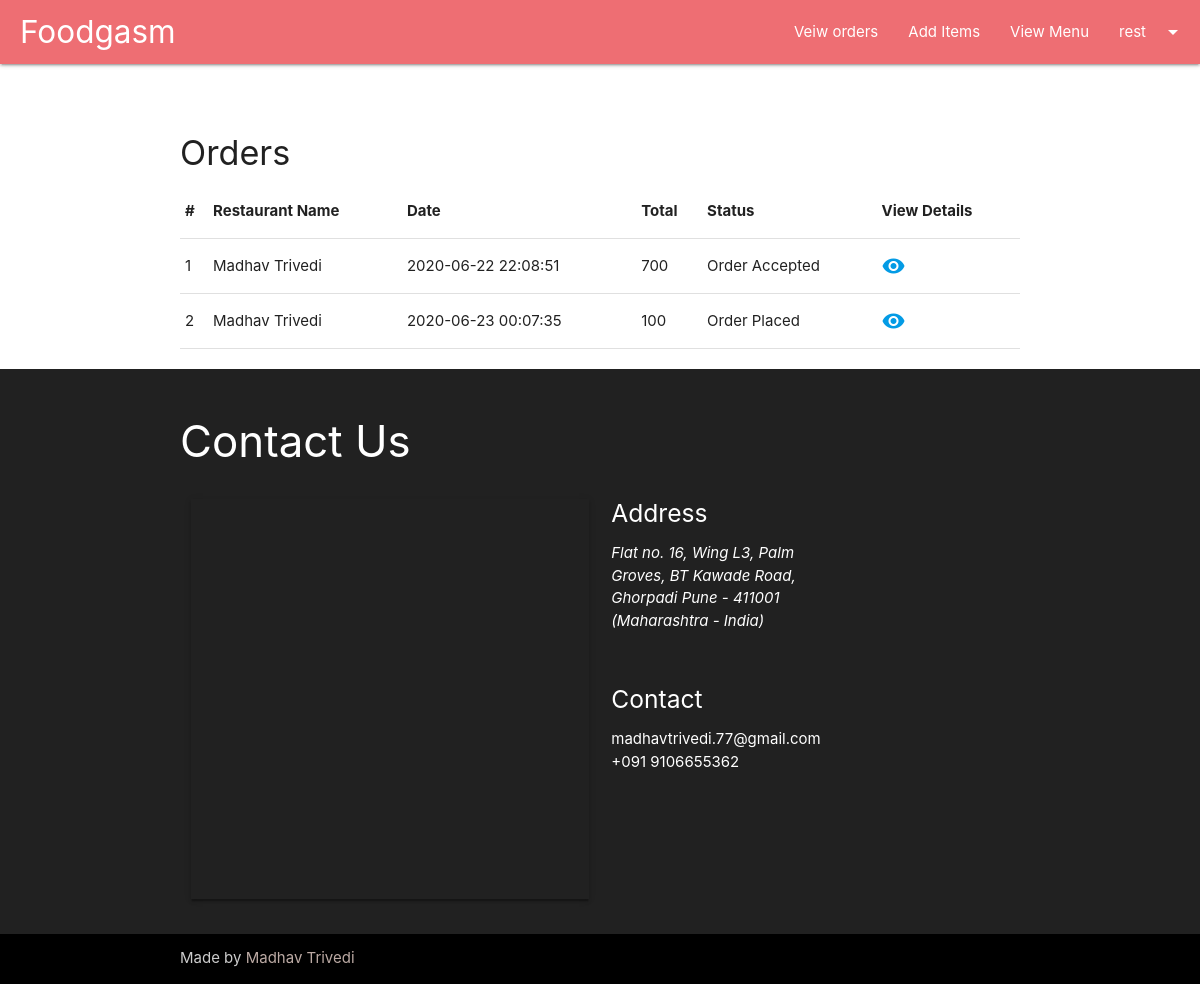
/view_orders.php (signed in), run on the app's committed database.
### tables this page shows
CREATE TABLE `orders` (
  `order_id` int(5) NOT NULL,
  `orders` longtext NOT NULL,
  `ordered_on` datetime NOT NULL,
  `restaurant_id` int(5) NOT NULL,
  `user_id` int(5) NOT NULL,
  `total` int(11) NOT NULL,
  `in_cart` int(1) NOT NULL,
  `order_status` int(1) NOT NULL
);

CREATE TABLE `users` (
  `id` int(11) NOT NULL,
  `name` varchar(151) NOT NULL,
  `email` varchar(100) NOT NULL,
  `contact` int(10) NOT NULL,
  `password` varchar(100) NOT NULL,
  `food_type_id` int(1) DEFAULT NULL,
  `city` varchar(100) NOT NULL,
  `image` varchar(500) DEFAULT NULL
);

### view_orders.php (the view, shortened to what this page needs)
<?php
include('config\database.php');
if (!$_SESSION['name']) {
    header('Location: index.php');
    exit();
}  else {
    include('header.php');
    $user_id = $_SESSION['id'];
    if ($_SESSION['user_type'] == 1) {
        $getOrders = "SELECT * FROM `orders` WHERE `user_id`=$user_id AND `order_status` != 0";
        $orders = mysqli_query($db, $getOrders);
    } else {
        $getOrders = "SELECT * FROM `orders` WHERE `restaurant_id`=$user_id AND `order_status` != 0";
        $orders = mysqli_query($db, $getOrders);
    }
?>
    <div class="container" style="margin-top: 70px;">
        <h4>Orders</h4>
        <div class="row">
            <table class="highlight" id="tab">
                <thead>
                    <tr>
                        <th>#</th>
                        <th>Restaurant Name</th>
                        <th>Date</th>
                        <th>Total</th>
                        <th>Status</th>
                        <th>View Details</th>
                    </tr>
                </thead>
                <tbody>
                    <?php if (!empty($orders)) {
                        $i = 0;
                        foreach ($orders as $order) {
                            $i++;
                            if ($_SESSION['user_type'] == 1) {
                                $restaurant_id = $order['restaurant_id'];
                                $getName = mysqli_query($db, "SELECT `name` from restaurants WHERE `id` = $restaurant_id");
                            } else {
                                $user_id = $order['user_id'];
                                $getName = mysqli_query($db, "SELECT `name` from users WHERE `id` = $user_id");
                            }
                            $restaurant = mysqli_fetch_assoc($getName);
                            $o_status = "";
                            if ($order['order_status'] == 0) {
                                $o_status = "Order Pending";
                            } else if ($order['order_status'] == 1) {
                                $o_status = "Order Placed";
                            } else {
                                $o_status = "Order Accepted";
                            }
                    ?>
                            <tr id=<?= $order['order_id'] ?>>
                                <td class="restaurant"><?= $i ?></td>
                                <td class="restaurant"><?= $restaurant['name'] ?></td>
                                <td class="date"><?= $order['ordered_on'] ?></td>
                                <td class="total"><?= $order['total'] ?></td>
                                <td class="status" id="<?= $order['order_status'] ?>"><?= $o_status ?></td>
                                <td class="view material-icons text-center" style="cursor: pointer;"><a href="#order_details_modal" class="modal-trigger">remove_red_eye</td>
                            </tr>
                    <?php }
                    } ?>
                </tbody>
            </table>
        </div>
    </div>
    <?php include("footer.php"); ?>
    </body>
<?php } ?>

### data on the page
orders: user.name "Madhav Trivedi", ordered_on "2020-06-22 22:08:51", total "700", order_status "Order Accepted"
orders: user.name "Madhav Trivedi", ordered_on "2020-06-23 00:07:35", total "100", order_status "Order Placed"

### other printed values
$_SESSION['name'] "rest"
